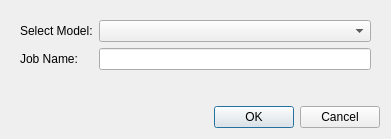
<?xml version="1.0" encoding="UTF-8"?>
<ui version="4.0">
 <class>sv4guiROMSimJobCreate</class>
 <widget class="QWidget" name="sv4guiROMSimJobCreate">
  <property name="windowModality">
   <enum>Qt::WindowModal</enum>
  </property>
  <property name="geometry">
   <rect>
    <x>0</x>
    <y>0</y>
    <width>391</width>
    <height>139</height>
   </rect>
  </property>
  <property name="windowTitle">
   <string>Create ROM Simulation Job</string>
  </property>
  <layout class="QVBoxLayout" name="verticalLayout">
   <item>
    <widget class="QWidget" name="widget" native="true">
     <layout class="QFormLayout" name="formLayout">
      <item row="0" column="0">
       <widget class="QLabel" name="label">
        <property name="text">
         <string>Select Model:</string>
        </property>
       </widget>
      </item>
      <item row="0" column="1">
       <widget class="QComboBox" name="comboBox"/>
      </item>
      <item row="1" column="0">
       <widget class="QLabel" name="label_2">
        <property name="text">
         <string>Job Name:</string>
        </property>
       </widget>
      </item>
      <item row="1" column="1">
       <widget class="QLineEdit" name="lineEditJobName">
        <property name="text">
         <string/>
        </property>
       </widget>
      </item>
     </layout>
    </widget>
   </item>
   <item>
    <widget class="QDialogButtonBox" name="buttonBox">
     <property name="orientation">
      <enum>Qt::Horizontal</enum>
     </property>
     <property name="standardButtons">
      <set>QDialogButtonBox::Cancel|QDialogButtonBox::Ok</set>
     </property>
    </widget>
   </item>
  </layout>
 </widget>
 <resources/>
 <connections/>
</ui>
